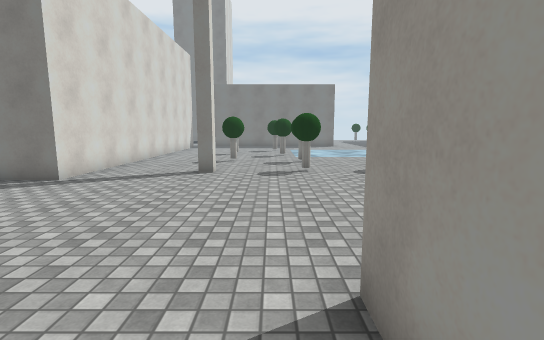
view 1 (above)

24 first-person views from a walk through a 3-D level made in the Unity game engine. The camera is 1.5 m above the floor, tilts 8° down and sees 85° across. The floor is counted in squares, 1 m on a side. Each view is taken from the middle of a square. On the plan, view 1 faces up. The plan holds only what a view shows up to about 15 squares ahead; the rest is blank. The place goes on beyond the plan. Surface patterns are stand-ins for the level's own textures.

view 2
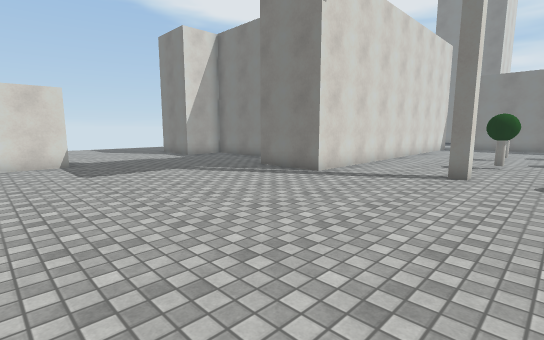

view 3
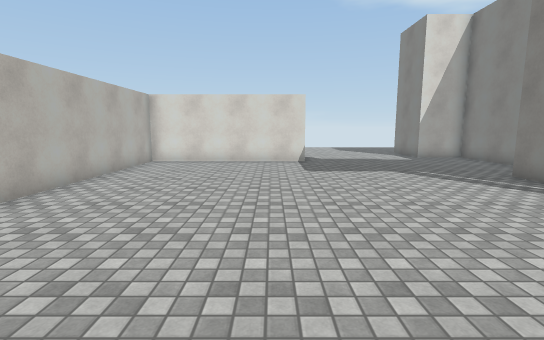

view 4
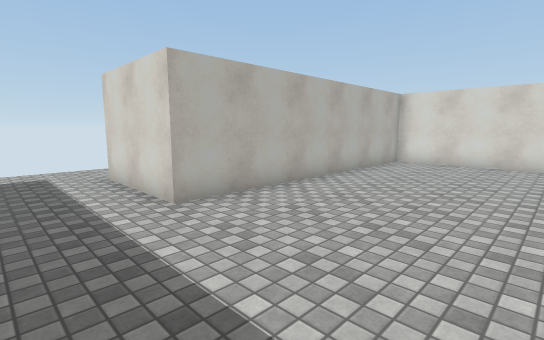

view 5
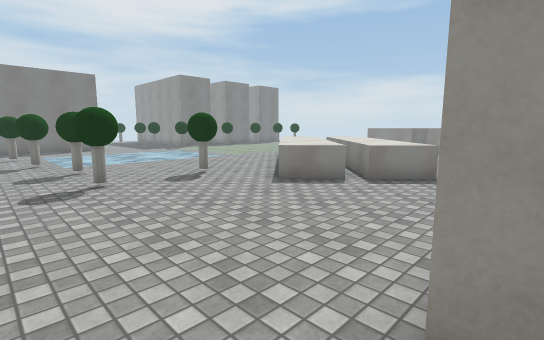

view 6
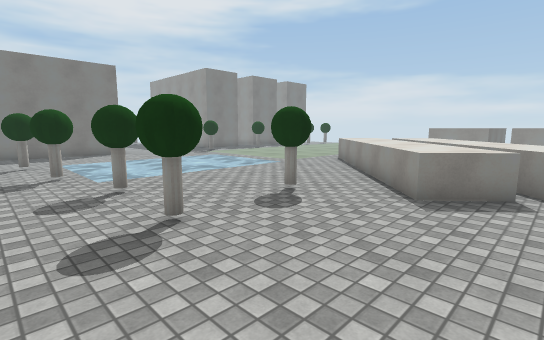

view 7
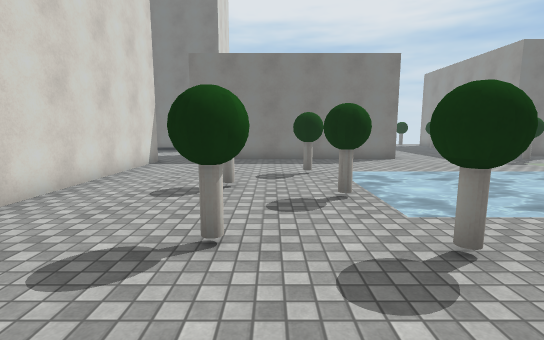

view 8
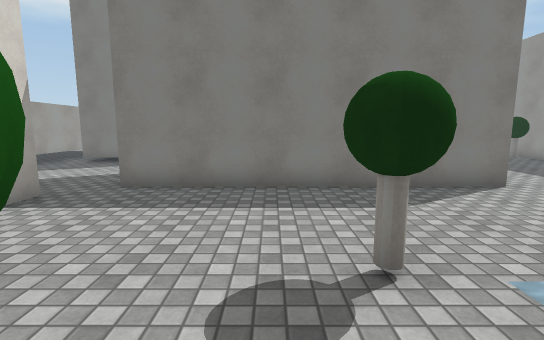

view 9
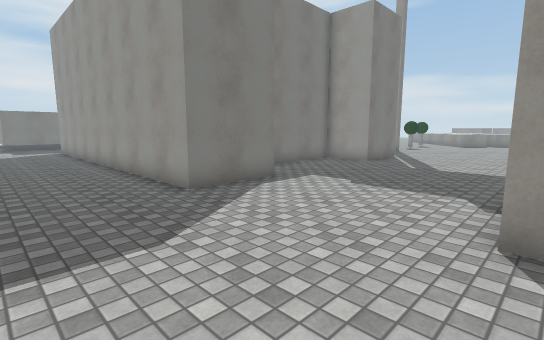

view 10
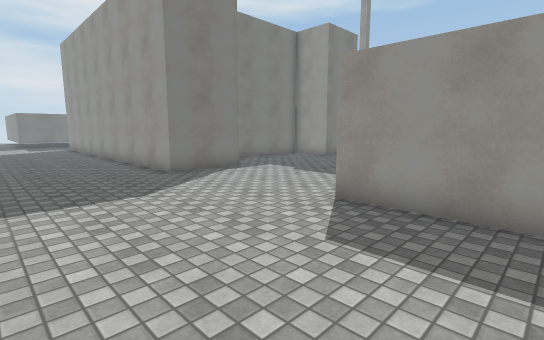

view 11
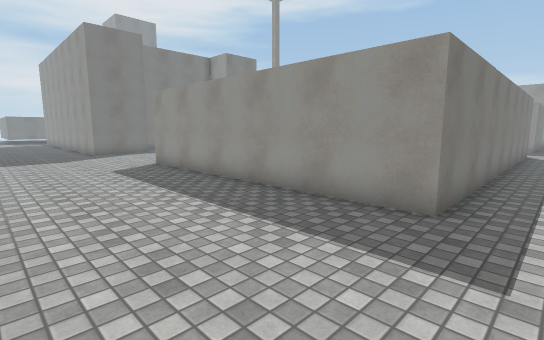

view 12
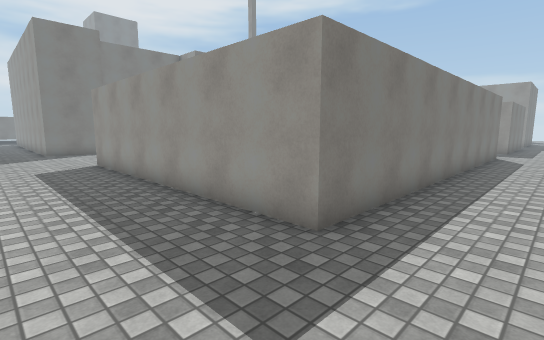

view 13
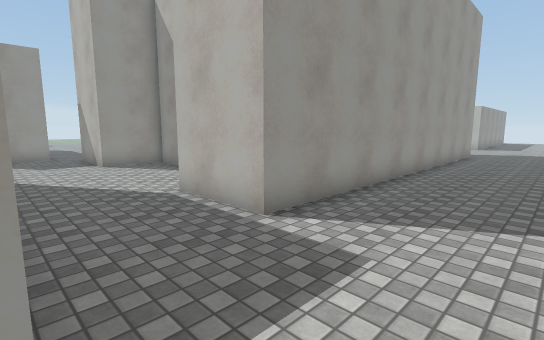

view 14
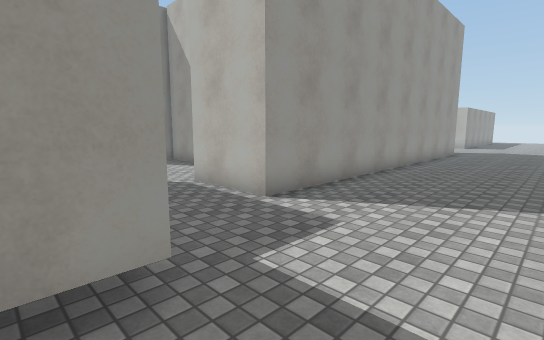

view 15
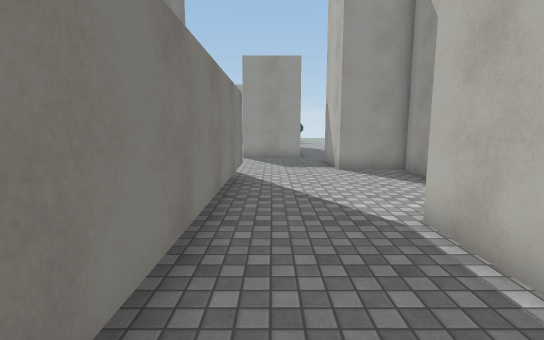

view 16
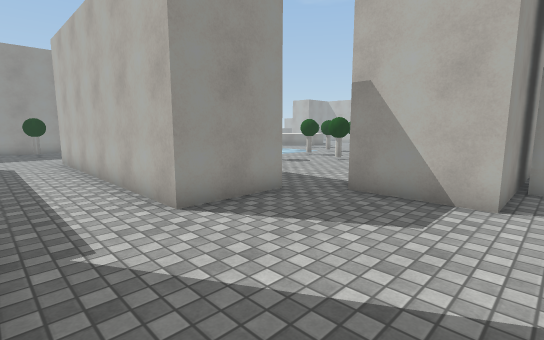

view 17
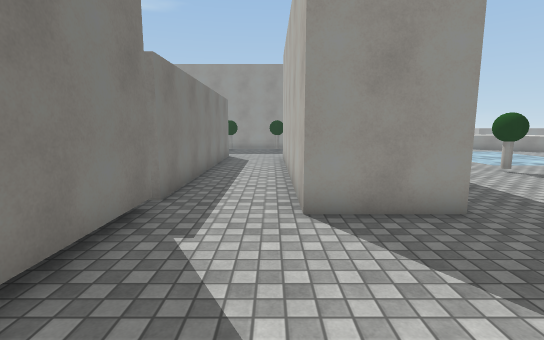

view 18
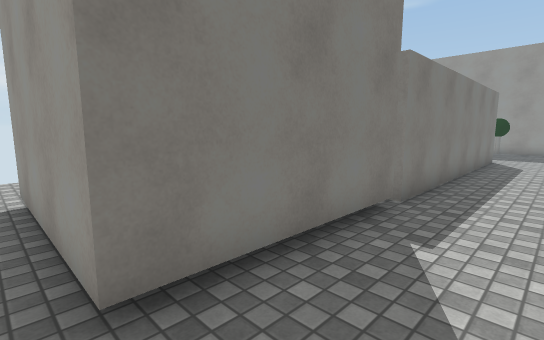

view 19
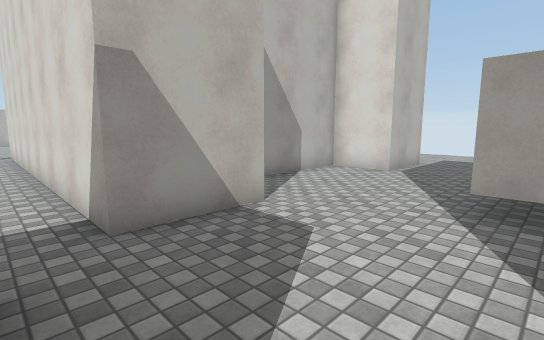

view 20
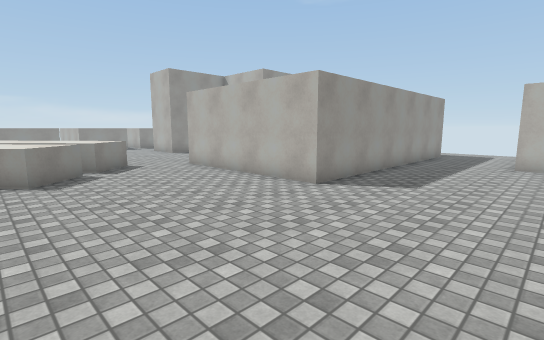

view 21
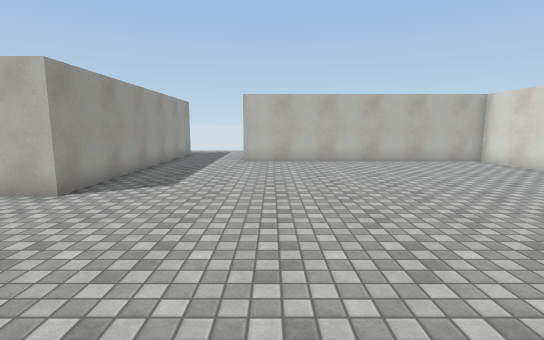

view 22
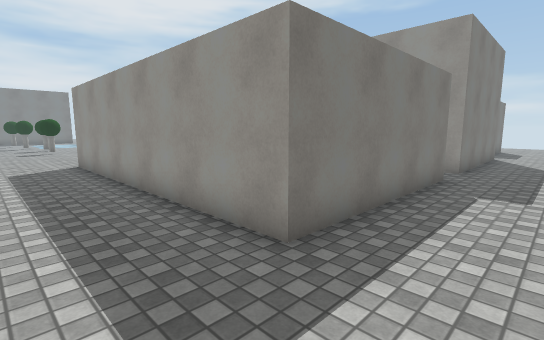

view 23
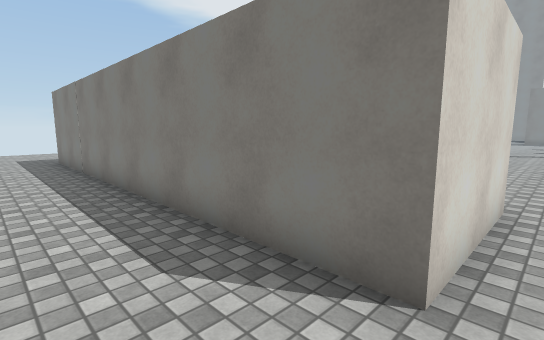

view 24
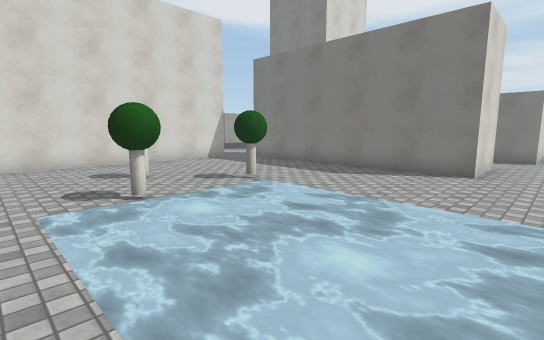

### Floor plan
Key: @ floor where view 1 was taken; # wall or solid block; . floor; = window, fence, low wall or low ledge; ~ water the walk can cross; ^ raised ledge; O other object.
Columns run from 23 left of view 1 to 7 right of it. Each row starts with its distance up from view 1.
 35              .#
 34              .#
 33              .#              #
 32             #.#              #
 31             #.#    #         #
 30             #.################.
 29             #..................
 28 . #         #..................
 27  .###########.....###########..
 26 ..................###########..
 25 ..................###########..
 24 ...............................
 23 .....####.....####.............
 22 .....#  #.....#  #.............
 21 .....#  #######  #.............
 20 .....#        #  #.....OO......
 19 .....#        #  #.......~~~~~~
 18 .....#        #  #...O...~~~~~~
 17 .....#           #...O..O~~~~~~
 16  ....#           #.....OO~~~~~~
 15  ....#           #.......~~~~~~
 14  ....#           #...OO.O......
 13  ....#           #...O..OO.....
 12  ....#           #.............
 11  ....#  #######  #......O..OO..
 10 .....#  #.....#  #...#..OO.O..=
  9 .....####.....####...........^^
  8 .............................^^
  7 .............................#^
  6 ..............................=
  5 ...............................
  4 ...............................
  3 ...............................
  2 ......#  #..............#######
  1 ......#  #..............#
  0 ......#  #.............@#
 -1 ......#  #..............#
 -2 ......#  #..............#
 -3 ......#  #..............#
 -4 ......#  #..............#
 -5 ......#  ############...#
 -6 ......#             #...#
 -7 ......#             #...#
 -8 ......###############...#######
 -9  ..............................
-10 ...............................
-11   . ...........................

Where each view was taken, in squares from view 1:
view 1: 0 up, 0 right, facing up
view 2: 0 up, 0 right, facing up-left
view 3: 1 up, 0 right, facing left
view 4: 1 up, 0 right, facing down-left
view 5: 2 up, 1 left, facing up-right
view 6: 6 up, 1 left, facing up-right
view 7: 10 up, 1 left, facing up
view 8: 17 up, 1 left, facing up
view 9: 2 up, 22 left, facing up-right
view 10: 1 down, 23 left, facing up-right
view 11: 10 down, 23 left, facing up-right
view 12: 11 down, 21 left, facing up-right
view 13: 27 up, 22 left, facing down-right
view 14: 28 up, 23 left, facing down-right
view 15: 26 up, 20 left, facing right
view 16: 30 up, 10 left, facing down-right
view 17: 28 up, 10 left, facing right
view 18: 28 up, 10 left, facing up-right
view 19: 28 up, 5 left, facing down-left
view 20: 9 up, 4 left, facing down-right
view 21: 9 up, 4 left, facing down
view 22: 11 down, 2 left, facing up-right
view 23: 11 down, 2 left, facing up-left
view 24: 14 up, 7 right, facing up-left
